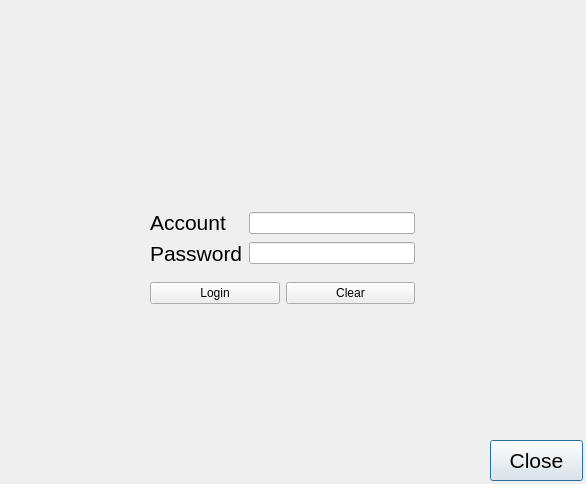
<?xml version="1.0" encoding="UTF-8"?>
<ui version="4.0">
 <class>loginPage</class>
 <widget class="QDialog" name="loginPage">
  <property name="geometry">
   <rect>
    <x>0</x>
    <y>0</y>
    <width>586</width>
    <height>484</height>
   </rect>
  </property>
  <property name="windowTitle">
   <string>Dialog</string>
  </property>
  <widget class="QLabel" name="label_3">
   <property name="geometry">
    <rect>
     <x>130</x>
     <y>380</y>
     <width>311</width>
     <height>31</height>
    </rect>
   </property>
   <property name="text">
    <string/>
   </property>
  </widget>
  <widget class="QPushButton" name="pushButton_3">
   <property name="geometry">
    <rect>
     <x>490</x>
     <y>440</y>
     <width>93</width>
     <height>41</height>
    </rect>
   </property>
   <property name="font">
    <font>
     <pointsize>16</pointsize>
    </font>
   </property>
   <property name="text">
    <string>Close</string>
   </property>
  </widget>
  <widget class="QWidget" name="">
   <property name="geometry">
    <rect>
     <x>150</x>
     <y>200</y>
     <width>265</width>
     <height>116</height>
    </rect>
   </property>
   <layout class="QVBoxLayout" name="verticalLayout_3">
    <item>
     <layout class="QHBoxLayout" name="horizontalLayout">
      <item>
       <layout class="QVBoxLayout" name="verticalLayout">
        <item>
         <widget class="QLabel" name="label">
          <property name="font">
           <font>
            <pointsize>16</pointsize>
           </font>
          </property>
          <property name="text">
           <string>Account</string>
          </property>
         </widget>
        </item>
        <item>
         <widget class="QLabel" name="label_2">
          <property name="font">
           <font>
            <pointsize>16</pointsize>
           </font>
          </property>
          <property name="text">
           <string>Password</string>
          </property>
         </widget>
        </item>
       </layout>
      </item>
      <item>
       <layout class="QVBoxLayout" name="verticalLayout_2">
        <item>
         <widget class="QLineEdit" name="lineEdit_1"/>
        </item>
        <item>
         <widget class="QLineEdit" name="lineEdit_2"/>
        </item>
       </layout>
      </item>
     </layout>
    </item>
    <item>
     <layout class="QHBoxLayout" name="horizontalLayout_2">
      <item>
       <widget class="QPushButton" name="pushButton">
        <property name="text">
         <string>Login</string>
        </property>
       </widget>
      </item>
      <item>
       <widget class="QPushButton" name="pushButton_2">
        <property name="text">
         <string>Clear</string>
        </property>
       </widget>
      </item>
     </layout>
    </item>
   </layout>
  </widget>
 </widget>
 <resources/>
 <connections>
  <connection>
   <sender>pushButton_3</sender>
   <signal>clicked()</signal>
   <receiver>loginPage</receiver>
   <slot>close()</slot>
   <hints>
    <hint type="sourcelabel">
     <x>516</x>
     <y>474</y>
    </hint>
    <hint type="destinationlabel">
     <x>460</x>
     <y>467</y>
    </hint>
   </hints>
  </connection>
 </connections>
</ui>
